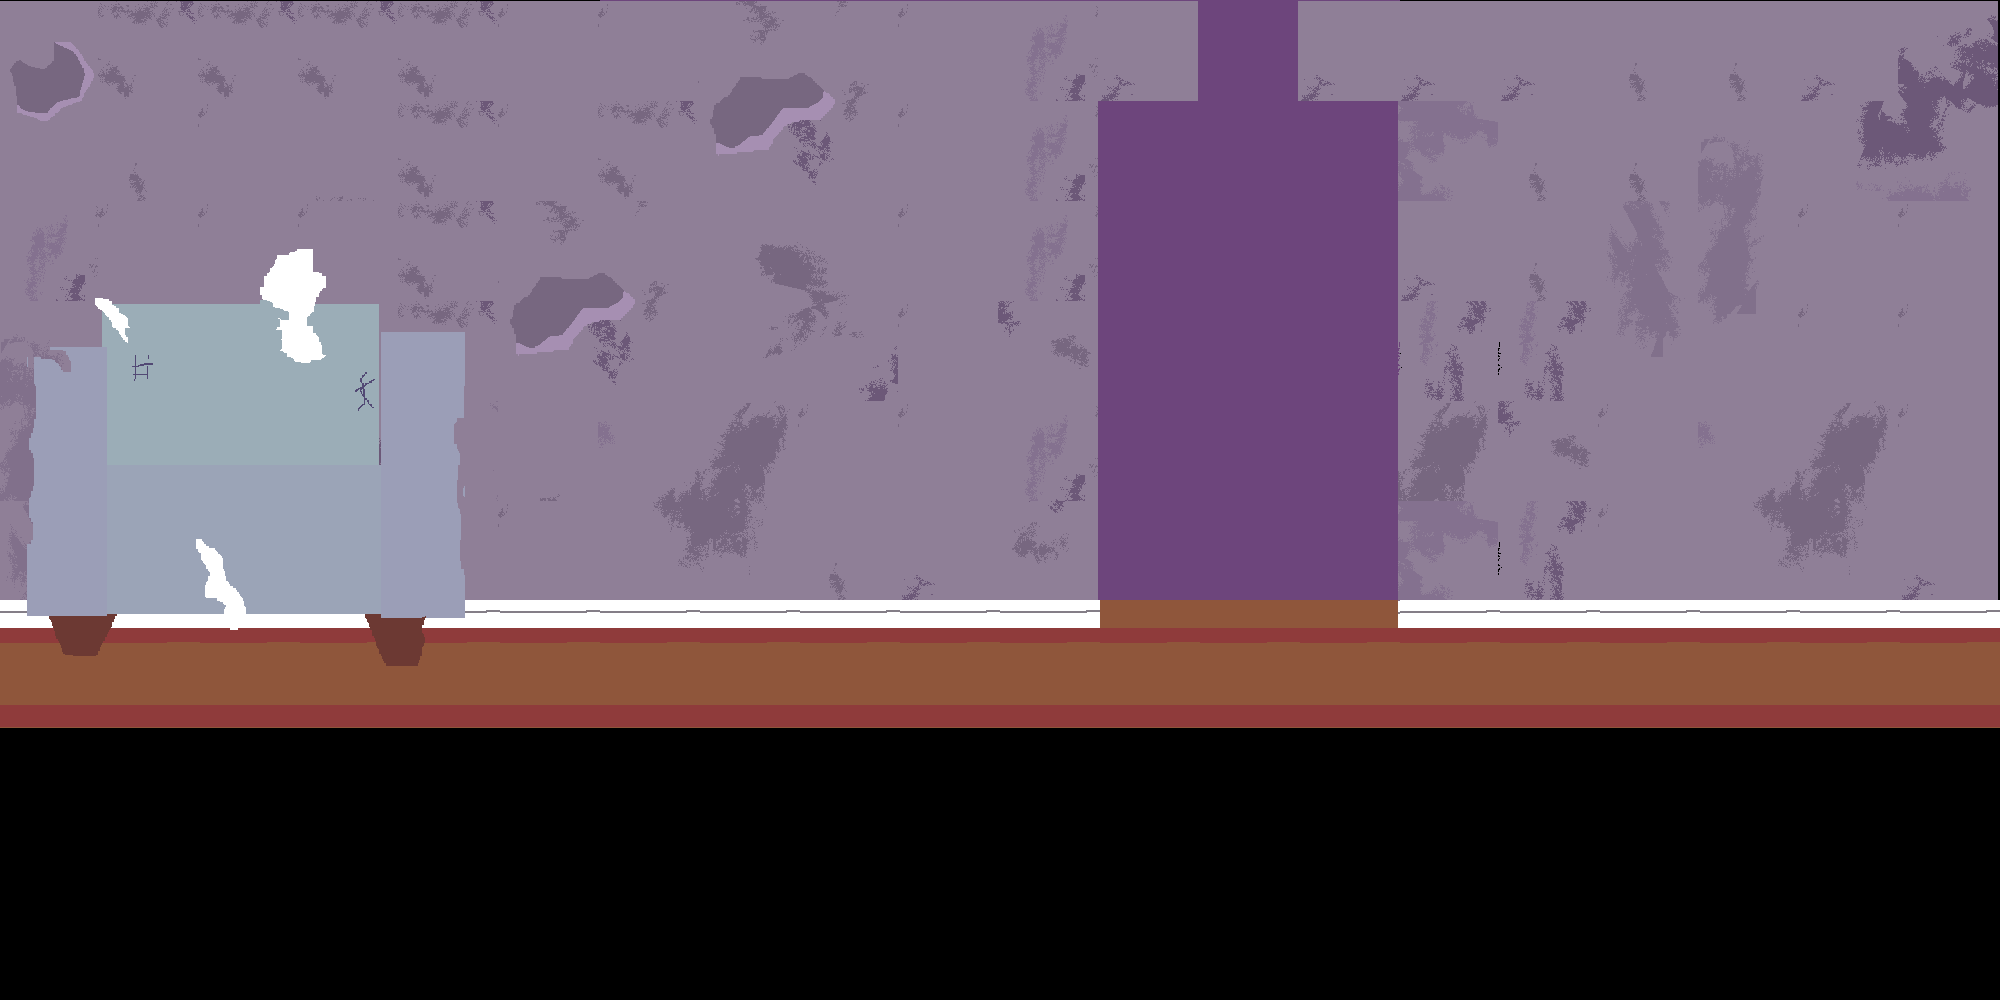

Rendered tile map (Tiled .tmx) drawn with the repository's tilesets; below, a short description and the full map source, tile grids included:
An orthogonal 20x10 tile map with 100x100 px tiles, 5 tile layers (Tile Layer 5, walls, Tile Layer 4, Floor, ...), 5 tilesets.

<map version="1.10" tiledversion="1.11.2" orientation="orthogonal" renderorder="right-down" width="20" height="10" tilewidth="100" tileheight="100" infinite="0" nextlayerid="14" nextobjectid="1">
 <editorsettings>
  <export target="../TSX..lua" format="lua" />
 </editorsettings>
 <tileset firstgid="1" source="world.tsx" />
 <tileset firstgid="101" name="GGHHHG" tilewidth="100" tileheight="100" tilecount="100" columns="10">
  <image source="../../ASSETS/GGHHHG.png" width="1000" height="1000" />
 </tileset>
 <tileset firstgid="201" name="floor" tilewidth="100" tileheight="100" tilecount="100" columns="10">
  <image source="../../ASSETS/floor.png" width="1000" height="1000" />
 </tileset>
 <tileset firstgid="301" name="sdsdss" tilewidth="100" tileheight="100" tilecount="100" columns="10">
  <image source="../../ASSETS/sdsdss.png" width="1000" height="1000" />
 </tileset>
 <tileset firstgid="401" name="jj" tilewidth="100" tileheight="100" tilecount="100" columns="10">
  <image source="../../ASSETS/jj.png" width="1000" height="1000" />
 </tileset>
 <group id="6" name="Group Layer 1">
  <layer id="5" name="Tile Layer 5" width="20" height="10">
   <data encoding="csv">
0,0,0,0,0,0,347,347,347,347,347,347,347,347,0,0,0,0,0,0,
0,0,0,0,0,0,347,347,347,347,347,347,347,347,347,347,347,0,0,0,
0,0,0,0,0,0,347,347,347,347,347,347,347,347,0,0,0,0,0,0,
0,0,0,0,0,0,347,0,347,347,347,347,347,347,0,0,0,0,0,0,
0,0,0,0,0,0,347,0,0,347,347,347,347,347,0,0,0,0,0,0,
0,0,0,0,0,347,347,347,347,347,347,347,347,347,0,0,0,0,0,0,
0,0,0,0,0,0,0,0,0,0,0,222,222,222,222,0,0,0,0,0,
0,0,0,0,0,0,0,0,0,0,0,0,0,0,0,0,0,0,0,0,
0,0,0,0,0,0,0,0,0,0,0,0,0,0,0,0,0,0,0,0,
0,0,0,0,0,0,0,0,0,0,0,0,0,0,0,0,0,0,0,0
</data>
  </layer>
  <layer id="3" name="walls" width="20" height="10" locked="1" offsetx="-2" offsety="1.33333">
   <data encoding="csv">
301,322,322,322,322,335,335,314,315,335,321,333,0,333,333,333,305,305,333,363,
311,305,335,332,322,335,322,324,325,335,321,0,0,0,383,305,305,355,372,373,
321,335,335,335,322,314,315,351,352,335,321,0,0,0,333,305,381,365,335,335,
355,351,352,335,322,324,325,361,362,335,343,0,0,0,331,331,391,375,335,335,
365,361,362,363,364,304,384,385,335,335,321,0,0,0,385,343,335,384,385,335,
381,335,372,373,335,335,394,395,305,333,341,0,0,0,383,331,335,394,395,333,
0,0,0,0,0,0,0,0,0,0,0,0,0,0,192,345,0,0,0,0,
0,0,0,0,0,0,0,0,0,0,0,0,0,0,0,0,0,0,0,0,
0,0,0,0,0,0,0,0,0,0,0,0,0,0,0,0,0,0,0,0,
0,0,0,0,0,0,0,0,0,0,0,0,0,0,0,0,0,0,0,0
</data>
  </layer>
  <layer id="4" name="Tile Layer 4" width="20" height="10">
   <data encoding="csv">
0,0,0,0,0,0,0,0,0,0,0,0,0,0,0,0,0,0,0,0,
0,0,0,0,0,0,0,0,0,0,0,0,0,0,0,0,0,0,0,0,
0,0,0,0,0,0,0,0,0,0,0,0,0,0,0,0,0,0,0,0,
0,0,0,0,0,0,0,0,0,0,0,0,0,0,0,0,0,0,0,0,
0,0,0,0,0,0,0,0,0,0,0,0,0,0,0,0,0,0,0,0,
0,0,0,0,0,0,0,0,0,0,0,0,0,0,0,0,0,0,0,0,
192,192,192,192,192,192,192,192,192,192,192,0,0,0,192,192,192,192,192,192,
0,0,0,0,0,0,0,0,0,0,0,0,0,0,0,0,0,0,0,0,
0,0,0,0,0,0,0,0,0,0,0,0,0,0,0,0,0,0,0,0,
0,0,0,0,0,0,0,0,0,0,0,0,0,0,0,0,0,0,0,0
</data>
  </layer>
  <layer id="2" name="Floor" width="20" height="10" locked="1" offsetx="0" offsety="-272.727">
   <data encoding="csv">
0,0,0,0,0,0,0,0,0,0,0,0,0,0,0,0,0,0,0,0,
0,0,0,0,0,0,0,0,0,0,0,0,0,0,0,0,0,0,0,0,
0,0,0,0,0,0,0,0,0,0,0,0,0,0,0,0,0,0,0,0,
0,0,0,0,0,0,0,0,0,0,0,0,0,0,0,0,0,0,0,0,
0,0,0,0,0,0,0,0,0,0,0,0,0,0,0,0,0,0,0,0,
0,0,0,0,0,0,0,0,0,0,0,0,0,0,0,0,0,0,0,0,
0,0,0,0,0,0,0,0,0,0,0,0,0,0,0,0,0,0,0,0,
0,0,0,0,0,0,0,0,0,0,0,0,0,0,0,0,0,0,0,0,
0,0,0,0,0,0,0,0,0,0,0,0,0,0,0,0,0,0,0,0,
212,212,212,212,212,212,212,212,212,212,212,212,212,212,212,212,212,212,212,212
</data>
  </layer>
 </group>
 <layer id="13" name="Tile Layer 6" width="20" height="10">
  <data encoding="csv">
0,0,0,0,0,0,0,0,0,0,0,0,0,0,0,0,0,0,0,0,
0,0,0,0,0,0,0,0,0,0,0,0,0,0,0,0,0,0,0,0,
401,402,403,404,405,406,407,0,0,0,0,0,0,0,0,0,0,0,0,0,
411,412,413,414,415,416,417,0,0,0,0,0,0,0,0,0,0,0,0,0,
421,422,423,424,425,426,427,0,0,0,0,0,0,0,0,0,0,0,0,0,
431,432,433,434,435,436,437,0,0,0,0,0,0,0,0,0,0,0,0,0,
441,442,443,444,445,446,447,0,0,0,0,0,0,0,0,0,0,0,0,0,
451,452,453,454,455,456,457,0,0,0,0,0,0,0,0,0,0,0,0,0,
0,0,0,0,0,0,0,0,0,0,0,0,0,0,0,0,0,0,0,0,
0,0,0,0,0,0,0,0,0,0,0,0,0,0,0,0,0,0,0,0
</data>
 </layer>
</map>
